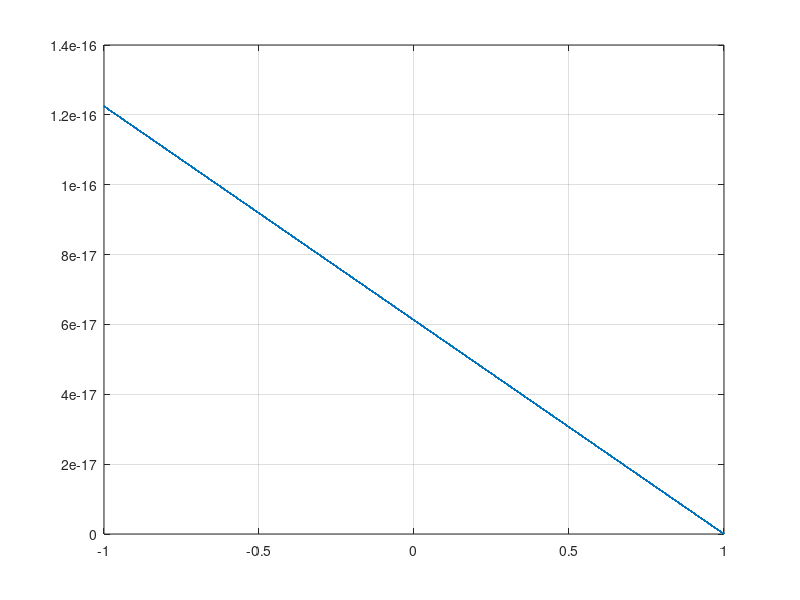
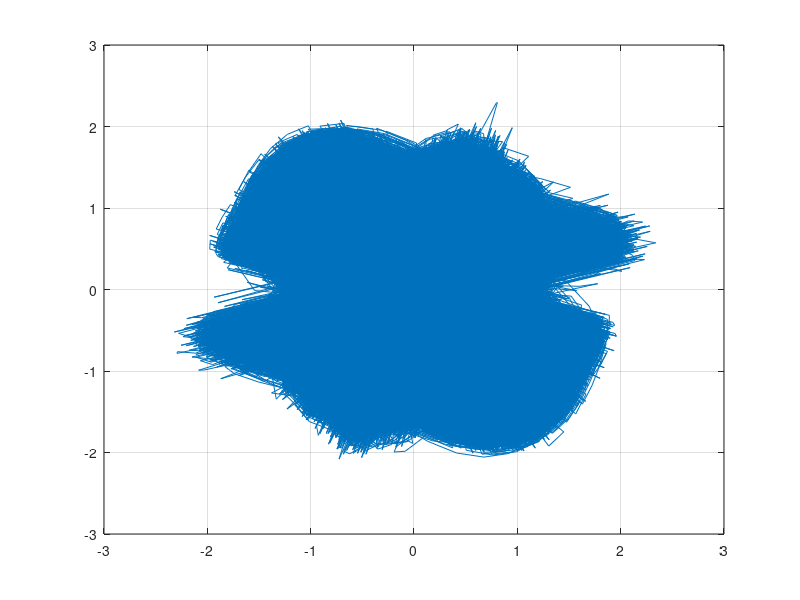

Source code (MATLAB) for these figures, in order: (Note: this script raises an error after producing the figures.)
clear
clc
close all

% Implémentation modulation/démodulation OFDM

% Chaine de communication OFDM (Wifi, 4G, 4G Edge, 5G, ...)

% Version sans intervalle de garde

%% Paramètres
M = 2; % BPSK
cstl = exp(1j*2*pi*(0:M-1)/M);

N = 128; % Nb de sous porteuses
K = 500; % Nb de symboles par sous-porteuses

nb_classes = 100;
L = 16; % Longueur du préfixe cyclique

% Paramètres bruit blanc
sigma = 0;

%% Emetteur 
idx = randi([0, M-1], 1, K*N);
S = cstl(idx + 1); %Stream de symboles

% Démultiplexage (Passage d'un signal série à un signal parallèle)
S_reshaped = reshape(S, N, K); 

% Bloc IFFT pour la modulation
S_ifft = ifft(S_reshaped, N, 1)*sqrt(N);

% Insertion préfixe cylclique
S_Prefixced = S_ifft(N-L+1:end,:); 
Sn_Prefixced = [S_Prefixced; S_ifft];

% Multiplexage (Permet de passer à des signaux en série)
x = Sn_Prefixced(:).';

% Affichage constélation de l'emetteur 
figure;
%plot(real(x));
plot(S);
grid on;

%% Canal 

% Fonction de transfert du canal (Canal complexe de variance 1/L)
%h=1; %Pour tester que le TEB = 0 couplé a sigma = 0
h = sqrt(1/(2*L)) * (randn(1,L) + 1j*randn(1,L));

% Convolution du signal avec la réponse impulsionnelle du canal
x_canal = conv(x, h, 'same');

% Génération d'un bruit blanc Gaussien
bruit_blanc = randn(1, (N+L)*K) * sqrt(sigma);

% Signal bruité
x_bruite = x_canal + bruit_blanc;

%% Récepteur
% Signal recu en série

% Démultiplexage (Passage d'un signal série à un signal parallèle)
R_reshaped = reshape(x_bruite, (N+L), K);

% On enleve le préfixe cyclique
R_sansPrefix = R_reshaped(L+1:end, :); % Matrice sans prefixe cyclique

% Bloc FFT pour la démodulation
S_fft = fft(R_sansPrefix, N, 1)/sqrt(N);

% Multiplexage (Permet de passer à des signaux en série)
S_recieved = S_fft(:).'; % Symboles reçus

% Affichage constélation de l'emetteur
figure;
plot(S_recieved);
grid on;

%% Bloc de décision
S_decode = zeros(1, K*N);    % vecteur ligne

for i= 1:(K*N)
    if real(S_recieved(i))> 0 
        S_decode(i) = 0; % BPSK: 1 for positive real part
    else
        S_decode(i) = 1; % BPSK: 0 for non-positive real part
    end
end


%% TEB (Taux d'erreur binaire)
TEB = sum(S_decode ~= idx)/(K*N);

%% Histogrammes

% Histogramme partie réelle trame OFDM
figure;
histogram(real(x),nb_classes);
xlabel('Symbole');
ylabel('Nombre');
title('Histogramme partie réelle trame OFDM');
grid on;

% Histogramme partie imaginaire trame OFDM
figure;
histogram(imag(x),nb_classes);
xlabel('Symbole');
ylabel('Nombre');
title('Histogramme partie imaginaire trame OFDM');
grid on;


% %% Fonctions d'autocorélation
% trame_OFDM = x;
% 
% [R_real, lags_real]= xcorr(real(trame_OFDM), 'biased');
% [R_imag, lags_imag] = xcorr(imag(trame_OFDM), 'biased');
% 
% [R_inter, lags_inter] = xcorr(real(trame_OFDM), imag(trame_OFDM), 'biased');
% 
% % Normalisation et passage en échelle log
% R_real = abs(R_real)/max(R_real);
% R_realdB = 10*log10(R_real + 1e-10);
% 
% R_imag = abs(R_imag)/max(R_imag);
% R_imagdB = 10*log10(R_imag + 1e-10);
% 
% R_inter = abs(R_inter)/max(R_inter);
% R_interdB = 10*log10(R_inter + 1e-10);
% 
% figure;
% subplot(3,1,1)
% grid on;
% plot(lags_real, R_realdB, 'r');
% xlabel('Lags')
% ylabel('Autocorrélation normalisé (dB)')
% title('Autocorrélation normalisé de la partie réelle')
% 
% subplot(3,1,2)
% grid on;
% plot(lags_imag, R_imagdB, 'g');
% xlabel('Lags')
% ylabel('Autocorrélation normalisé (dB)')
% title('Autocorrélation normalisé de la partie imaginaire')
% 
% subplot(3,1,3)
% grid on;
% plot(lags_inter, R_interdB, 'b');
% xlabel('Lags')
% ylabel('Autocorrélation normalisé (dB)')
% title('Intercorrélation normalisé de la partie réelle et imaginaire')
